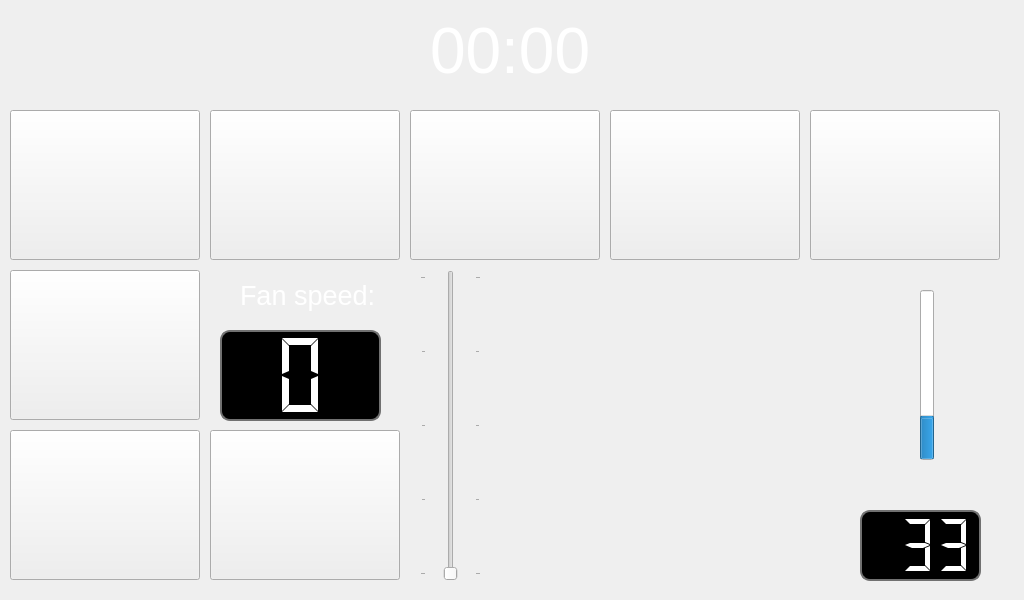
<?xml version="1.0" encoding="UTF-8"?>
<ui version="4.0">
 <class>MainWindow</class>
 <widget class="QMainWindow" name="MainWindow">
  <property name="geometry">
   <rect>
    <x>0</x>
    <y>0</y>
    <width>1024</width>
    <height>600</height>
   </rect>
  </property>
  <property name="windowTitle">
   <string>MainWindow</string>
  </property>
  <property name="styleSheet">
   <string notr="true">
    MainWindow {
		background-color: qlineargradient(spread:pad, x1:0, y1:1, x2:0, y2:0, stop:				0.6875 rgba(14, 8, 73, 255), stop:0.935 rgba(55, 239, 232, 255));
    }</string>
  </property>
  <property name="tabShape">
   <enum>QTabWidget::Rounded</enum>
  </property>
  <widget class="QWidget" name="centralwidget">
   <widget class="QLabel" name="label">
    <property name="geometry">
     <rect>
      <x>0</x>
      <y>2</y>
      <width>1031</width>
      <height>601</height>
     </rect>
    </property>
    <property name="styleSheet">
     <string notr="true"/>
    </property>
    <property name="text">
     <string/>
    </property>
   </widget>
   <widget class="QPushButton" name="button_lamp1">
    <property name="geometry">
     <rect>
      <x>10</x>
      <y>110</y>
      <width>190</width>
      <height>150</height>
     </rect>
    </property>
    <property name="styleSheet">
     <string notr="true"/>
    </property>
    <property name="text">
     <string/>
    </property>
    <property name="checkable">
     <bool>true</bool>
    </property>
   </widget>
   <widget class="QLabel" name="label_clock">
    <property name="geometry">
     <rect>
      <x>430</x>
      <y>0</y>
      <width>171</width>
      <height>101</height>
     </rect>
    </property>
    <property name="font">
     <font>
      <pointsize>48</pointsize>
     </font>
    </property>
    <property name="styleSheet">
     <string notr="true">color: rgb(255, 255, 255);</string>
    </property>
    <property name="frameShape">
     <enum>QFrame::NoFrame</enum>
    </property>
    <property name="frameShadow">
     <enum>QFrame::Plain</enum>
    </property>
    <property name="text">
     <string>00:00</string>
    </property>
   </widget>
   <widget class="QPushButton" name="button_lamp2">
    <property name="geometry">
     <rect>
      <x>210</x>
      <y>110</y>
      <width>190</width>
      <height>150</height>
     </rect>
    </property>
    <property name="styleSheet">
     <string notr="true"/>
    </property>
    <property name="text">
     <string/>
    </property>
    <property name="checkable">
     <bool>true</bool>
    </property>
   </widget>
   <widget class="QPushButton" name="button_fan">
    <property name="geometry">
     <rect>
      <x>10</x>
      <y>270</y>
      <width>190</width>
      <height>150</height>
     </rect>
    </property>
    <property name="styleSheet">
     <string notr="true"/>
    </property>
    <property name="text">
     <string/>
    </property>
    <property name="checkable">
     <bool>true</bool>
    </property>
   </widget>
   <widget class="QPushButton" name="button_cam">
    <property name="geometry">
     <rect>
      <x>610</x>
      <y>110</y>
      <width>190</width>
      <height>150</height>
     </rect>
    </property>
    <property name="styleSheet">
     <string notr="true"/>
    </property>
    <property name="text">
     <string/>
    </property>
    <property name="checkable">
     <bool>true</bool>
    </property>
   </widget>
   <widget class="QPushButton" name="button_exit">
    <property name="geometry">
     <rect>
      <x>810</x>
      <y>110</y>
      <width>190</width>
      <height>150</height>
     </rect>
    </property>
    <property name="styleSheet">
     <string notr="true"/>
    </property>
    <property name="text">
     <string/>
    </property>
    <property name="checkable">
     <bool>true</bool>
    </property>
   </widget>
   <widget class="QLabel" name="label_2">
    <property name="geometry">
     <rect>
      <x>130</x>
      <y>500</y>
      <width>1031</width>
      <height>601</height>
     </rect>
    </property>
    <property name="styleSheet">
     <string notr="true"/>
    </property>
    <property name="text">
     <string/>
    </property>
   </widget>
   <widget class="QPushButton" name="button_heater">
    <property name="enabled">
     <bool>true</bool>
    </property>
    <property name="geometry">
     <rect>
      <x>10</x>
      <y>430</y>
      <width>190</width>
      <height>150</height>
     </rect>
    </property>
    <property name="styleSheet">
     <string notr="true"/>
    </property>
    <property name="text">
     <string/>
    </property>
    <property name="checkable">
     <bool>true</bool>
    </property>
    <property name="checked">
     <bool>false</bool>
    </property>
   </widget>
   <widget class="QPushButton" name="button_cooler">
    <property name="geometry">
     <rect>
      <x>210</x>
      <y>430</y>
      <width>190</width>
      <height>150</height>
     </rect>
    </property>
    <property name="styleSheet">
     <string notr="true"/>
    </property>
    <property name="text">
     <string/>
    </property>
    <property name="checkable">
     <bool>true</bool>
    </property>
   </widget>
   <widget class="QPushButton" name="button_weather">
    <property name="geometry">
     <rect>
      <x>410</x>
      <y>110</y>
      <width>190</width>
      <height>150</height>
     </rect>
    </property>
    <property name="styleSheet">
     <string notr="true"/>
    </property>
    <property name="text">
     <string/>
    </property>
    <property name="checkable">
     <bool>true</bool>
    </property>
   </widget>
   <widget class="PlotWidget" name="graphWidget" native="true">
    <property name="geometry">
     <rect>
      <x>510</x>
      <y>270</y>
      <width>341</width>
      <height>311</height>
     </rect>
    </property>
   </widget>
   <widget class="QSlider" name="slider_fan">
    <property name="geometry">
     <rect>
      <x>420</x>
      <y>270</y>
      <width>61</width>
      <height>311</height>
     </rect>
    </property>
    <property name="minimum">
     <number>1</number>
    </property>
    <property name="maximum">
     <number>5</number>
    </property>
    <property name="pageStep">
     <number>1</number>
    </property>
    <property name="orientation">
     <enum>Qt::Vertical</enum>
    </property>
    <property name="tickPosition">
     <enum>QSlider::TicksBothSides</enum>
    </property>
   </widget>
   <widget class="QLabel" name="label_thermo">
    <property name="geometry">
     <rect>
      <x>777</x>
      <y>240</y>
      <width>321</width>
      <height>291</height>
     </rect>
    </property>
    <property name="text">
     <string/>
    </property>
    <property name="pixmap">
     <pixmap>pic/background/thermo.png</pixmap>
    </property>
    <property name="scaledContents">
     <bool>true</bool>
    </property>
   </widget>
   <widget class="QProgressBar" name="progress_adc">
    <property name="geometry">
     <rect>
      <x>920</x>
      <y>290</y>
      <width>14</width>
      <height>170</height>
     </rect>
    </property>
    <property name="value">
     <number>24</number>
    </property>
    <property name="textVisible">
     <bool>false</bool>
    </property>
    <property name="orientation">
     <enum>Qt::Vertical</enum>
    </property>
   </widget>
   <widget class="QLCDNumber" name="lcd_adc">
    <property name="geometry">
     <rect>
      <x>860</x>
      <y>510</y>
      <width>121</width>
      <height>71</height>
     </rect>
    </property>
    <property name="styleSheet">
     <string notr="true">QLCDNumber{
  background-color: rgb(0, 0, 0);
  border: 2px solid rgb(113, 113, 113);
  border-width: 2px;
  border-radius: 10px;
  color: rgb(255, 255, 255);
}</string>
    </property>
    <property name="frameShape">
     <enum>QFrame::StyledPanel</enum>
    </property>
    <property name="frameShadow">
     <enum>QFrame::Raised</enum>
    </property>
    <property name="lineWidth">
     <number>1</number>
    </property>
    <property name="midLineWidth">
     <number>1</number>
    </property>
    <property name="smallDecimalPoint">
     <bool>true</bool>
    </property>
    <property name="digitCount">
     <number>3</number>
    </property>
    <property name="segmentStyle">
     <enum>QLCDNumber::Flat</enum>
    </property>
    <property name="value" stdset="0">
     <double>33.299999999999997</double>
    </property>
   </widget>
   <widget class="QLCDNumber" name="lcd_fan">
    <property name="geometry">
     <rect>
      <x>220</x>
      <y>330</y>
      <width>161</width>
      <height>91</height>
     </rect>
    </property>
    <property name="styleSheet">
     <string notr="true">QLCDNumber{
  background-color: rgb(0, 0, 0);
  border: 2px solid rgb(113, 113, 113);
  border-width: 2px;
  border-radius: 10px;
  color: rgb(255, 255, 255);
}</string>
    </property>
    <property name="frameShape">
     <enum>QFrame::StyledPanel</enum>
    </property>
    <property name="frameShadow">
     <enum>QFrame::Raised</enum>
    </property>
    <property name="lineWidth">
     <number>1</number>
    </property>
    <property name="midLineWidth">
     <number>1</number>
    </property>
    <property name="smallDecimalPoint">
     <bool>false</bool>
    </property>
    <property name="digitCount">
     <number>1</number>
    </property>
    <property name="mode">
     <enum>QLCDNumber::Dec</enum>
    </property>
    <property name="segmentStyle">
     <enum>QLCDNumber::Flat</enum>
    </property>
    <property name="value" stdset="0">
     <double>0.000000000000000</double>
    </property>
   </widget>
   <widget class="QLabel" name="label_3">
    <property name="geometry">
     <rect>
      <x>240</x>
      <y>270</y>
      <width>151</width>
      <height>51</height>
     </rect>
    </property>
    <property name="font">
     <font>
      <pointsize>20</pointsize>
     </font>
    </property>
    <property name="styleSheet">
     <string notr="true">color: rgb(255, 255, 255);</string>
    </property>
    <property name="text">
     <string>Fan speed:</string>
    </property>
   </widget>
  </widget>
 </widget>
 <customwidgets>
  <customwidget>
   <class>PlotWidget</class>
   <extends>QWidget</extends>
   <header>pyqtgraph</header>
   <container>1</container>
  </customwidget>
 </customwidgets>
 <resources>
  <include location="tst.qrc"/>
 </resources>
 <connections/>
</ui>
